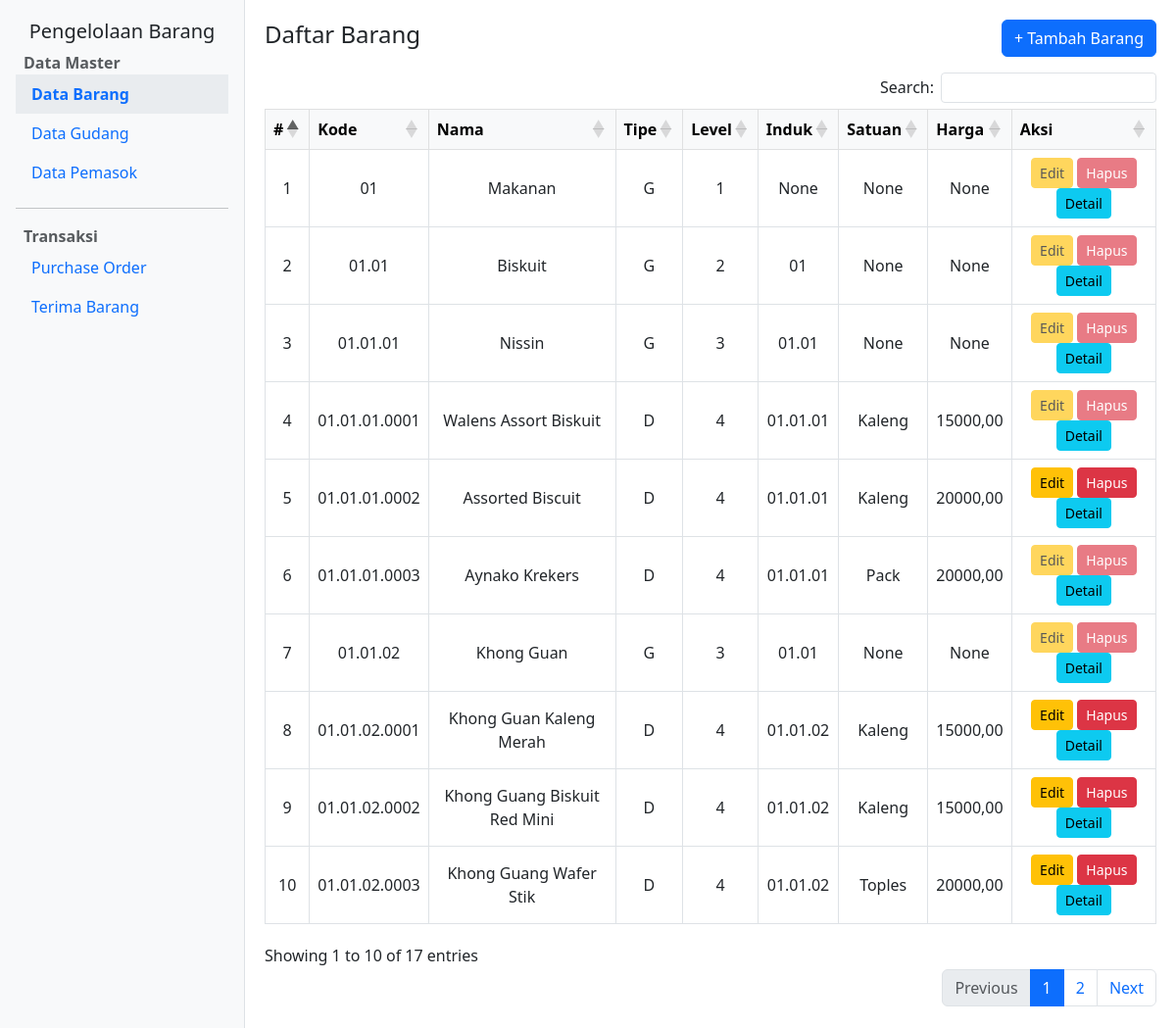
The page / on the database its author committed.
### app_barang/models.py (models this page shows, shortened)
class Barang(models.Model):
    TIPE_CHOICES = [
        ('G', 'General'),
        ('D', 'Detail'),
    ]
    kode = models.CharField(max_length=50, null=False, unique=True)
    nama = models.CharField(max_length=100, null=False, blank=False)
    tipe = models.CharField(max_length=1, choices=TIPE_CHOICES, null=False, blank=False)
    level = models.IntegerField(null=False, blank=False)
    induk = models.CharField(max_length=50, null=True, blank=True)
    satuan = models.CharField(max_length=20, null=True, blank=True)
    harga = models.DecimalField(max_digits=12, decimal_places=2, null=True, blank=True)
    qty_stok = models.PositiveIntegerField(default=0)

### app_barang/views.py (the view)
# urls.py: path('', views.barang_list, name='barang_list'),
def barang_list(request):
    barangs = Barang.objects.annotate(
        induk_order=Case(
            When(induk__isnull=True, then=F('kode')),
            default=F('induk'),
            output_field=CharField()
        )
    ).order_by('kode','induk_order', '-tipe', 'level')
    used_as_induk_kodes = set(Barang.objects.exclude(induk__isnull=True).values_list('induk', flat=True))
    used_in_po_ids = set(PO.objects.values_list('kode_barang_id', flat=True))
    return render(request, 'app_barang/barang/barang_list.html', {
        'barangs': barangs,
        'used_as_induk_kodes': used_as_induk_kodes,
        'used_in_po_ids': used_in_po_ids,
    })

### app_barang/templates/app_barang/barang/barang_list.html (shortened to what this page needs)
{% extends 'app_barang/layout/base.html' %}
{% block content %}
<div class="d-flex justify-content-between align-items-center mb-3">
    <h1 class="h4">Daftar Barang</h1>
    <a href="{% url 'barang_create' %}" class="btn btn-primary">+ Tambah Barang</a>
</div>
<div class="table-responsive">
    <table id="tabel-barang"  class="table table-bordered table-hover text-center align-middle">
        <thead class="table-light">
            <tr>
                <th>#</th>
                <th>Kode</th>
                <th>Nama</th>
                <th>Tipe</th>
                <th>Level</th>
                <th>Induk</th>
                <th>Satuan</th>
                <th>Harga</th>
                <th>Aksi</th>
            </tr>
        </thead>
        <tbody>
            {% for barang in barangs %}
            <tr>
                <td>{{ forloop.counter }}</td>
                <td>{{ barang.kode }}</td>
                <td>{{ barang.nama }}</td>
                <td>{{ barang.tipe }}</td>
                <td>{{ barang.level }}</td>
                <td>{{ barang.induk }}</td>
                <td>{{ barang.satuan }}</td>
                <td>{{ barang.harga }}</td>
                <td>
                    {% if barang.kode not in used_as_induk_kodes and barang.pk not in used_in_po_ids %}
                        <a href="{% url 'barang_update' barang.pk %}" class="btn btn-warning btn-sm">Edit</a>
                        <button class="btn btn-danger btn-sm" data-bs-toggle="modal" data-bs-target="#deleteModal{{ barang.pk }}">Hapus</button>
                    {% else %}
                        <button class="btn btn-warning btn-sm" disabled>Edit</button>
                        <button class="btn btn-danger btn-sm" disabled>Hapus</button>
                    {% endif %}
                    <a href="{% url 'barang_detail' barang.pk %}" class="btn btn-info btn-sm">Detail</a>
                </td>
            </tr>
            {% endfor %}
        </tbody>
    </table>
</div>
{% endblock %}

### app_barang/templates/app_barang/layout/base.html (style rules this page uses)
body { min-height: 100vh; display: flex; }

### rows shown on the page
Barang: kode "01", nama "Makanan", tipe "G", level "1", induk "None", satuan "None", harga "None", shows "Edit"
Barang: kode "01.01", nama "Biskuit", tipe "G", level "2", induk "01", satuan "None", harga "None", shows "Edit"
Barang: kode "01.01.01", nama "Nissin", tipe "G", level "3", induk "01.01", satuan "None", harga "None", shows "Edit"
Barang: kode "01.01.01.0001", nama "Walens Assort Biskuit", tipe "D", level "4", induk "01.01.01", satuan "Kaleng", harga "15000,00", shows "Edit"
Barang: kode "01.01.01.0002", nama "Assorted Biscuit", tipe "D", level "4", induk "01.01.01", satuan "Kaleng", harga "20000,00"
Barang: kode "01.01.01.0003", nama "Aynako Krekers", tipe "D", level "4", induk "01.01.01", satuan "Pack", harga "20000,00", shows "Edit"
Barang: kode "01.01.02", nama "Khong Guan", tipe "G", level "3", induk "01.01", satuan "None", harga "None", shows "Edit"
Barang: kode "01.01.02.0001", nama "Khong Guan Kaleng Merah", tipe "D", level "4", induk "01.01.02", satuan "Kaleng", harga "15000,00"
Barang: kode "01.01.02.0002", nama "Khong Guang Biskuit Red Mini", tipe "D", level "4", induk "01.01.02", satuan "Kaleng", harga "15000,00"
Barang: kode "01.01.02.0003", nama "Khong Guang Wafer Stik", tipe "D", level "4", induk "01.01.02", satuan "Toples", harga "20000,00"
